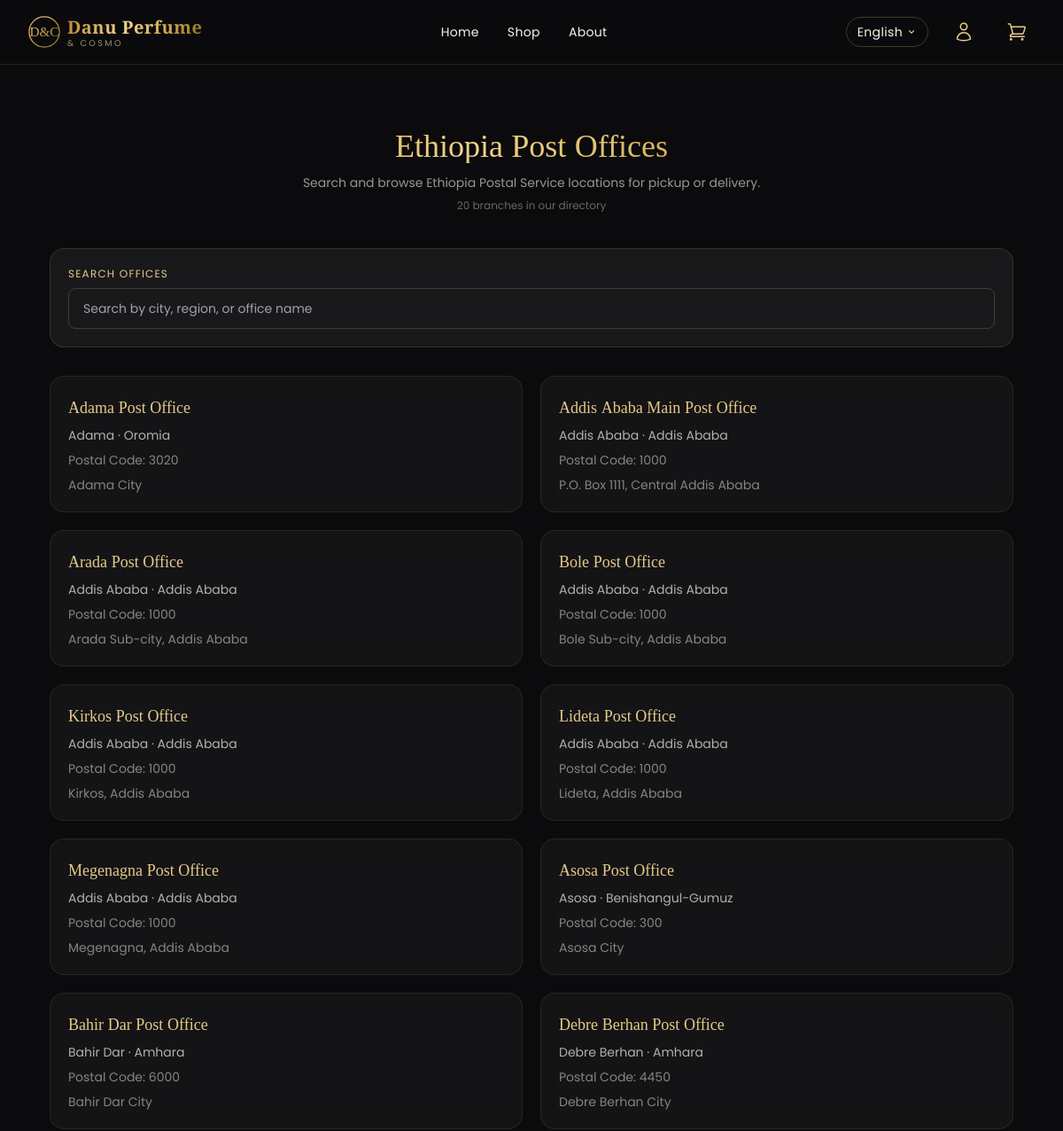
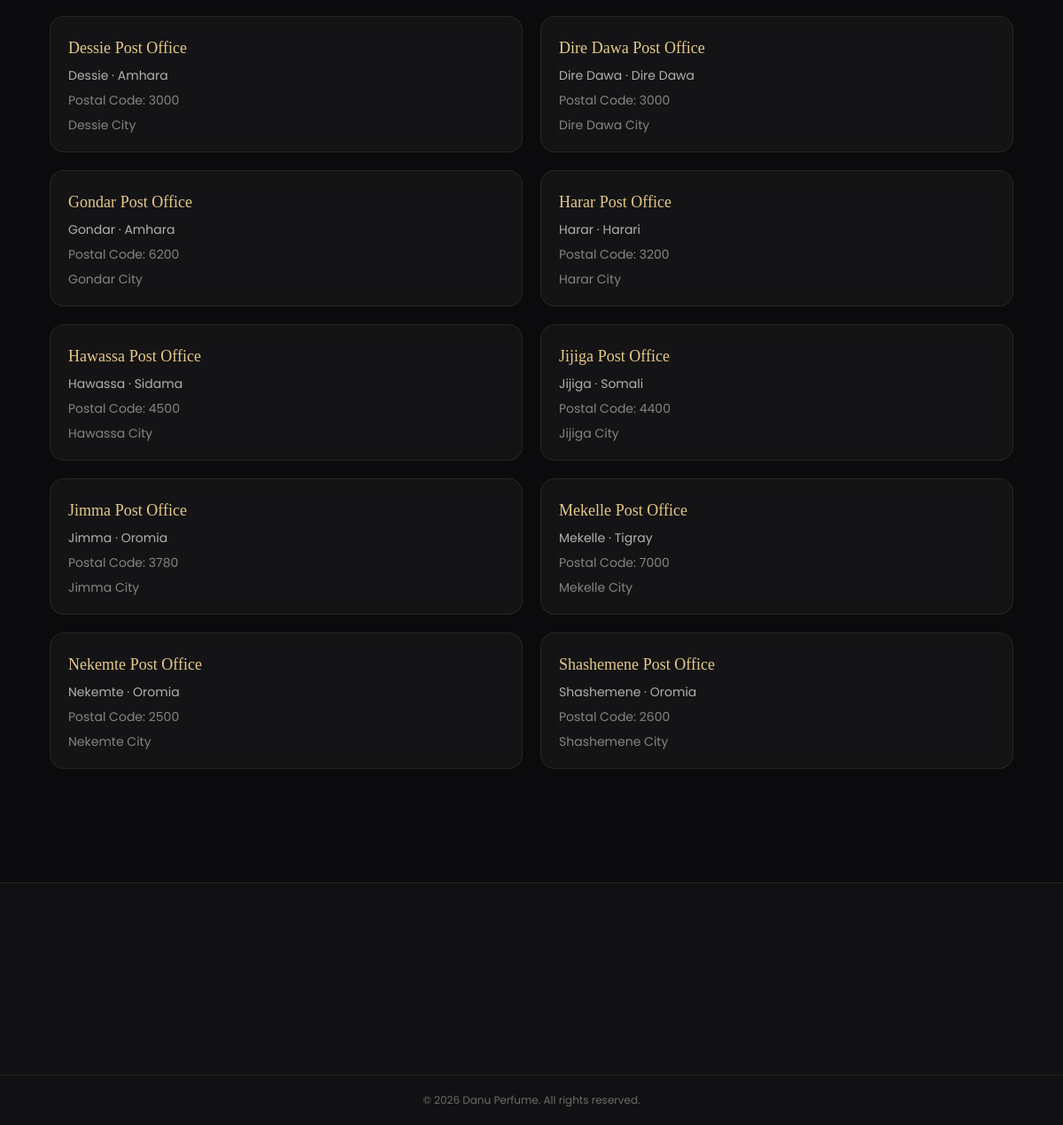
The app's page /post-offices with its own data (2 pictures, top to bottom).
### models.py (models this page shows, shortened)
class PostOffice(db.Model):
    __tablename__ = "post_offices"
    id = db.Column(db.Integer, primary_key=True)
    name = db.Column(db.String(150), nullable=False, index=True)
    city = db.Column(db.String(100), nullable=False, index=True)
    region = db.Column(db.String(100), nullable=True)
    postal_code = db.Column(db.String(20), nullable=True)
    address = db.Column(db.String(255), nullable=True)
    is_active = db.Column(db.Boolean, default=True, nullable=False)
    created_at = db.Column(db.DateTime, default=datetime.utcnow)

### tests/app.py (the view, shortened to what this page needs)
    @app.route("/post-offices")
    def post_offices():
        query = request.args.get("query", "").strip()
        offices_query = PostOffice.query.filter_by(is_active=True)
        offices = offices_query.order_by(PostOffice.city, PostOffice.name).limit(500).all()
        total_count = PostOffice.query.filter_by(is_active=True).count()
        return render_template("post_offices.html", offices=offices, query=query, total_count=total_count)

### translations.py (called while the page is built)
def get_text(key: str, lang: str = "en") -> str:
    lang_dict = TRANSLATIONS.get(lang, TRANSLATIONS["en"])
    if key in lang_dict:
        return lang_dict[key]
    return TRANSLATIONS["en"].get(key, key)

### templates/post_offices.html (shortened to what this page needs)
{% extends "base.html" %}
{% block content %}
<div class="max-w-6xl mx-auto px-5 sm:px-8 py-16">
  <div class="text-center mb-10 fade-up">
    <h1 class="font-serif text-3xl sm:text-4xl text-gold-gradient mb-3">Ethiopia Post Offices</h1>
    <p class="text-danu-cream/60 text-sm">Search and browse Ethiopia Postal Service locations for pickup or delivery.</p>
    {% if total_count %}<p class="text-xs text-danu-cream/40 mt-2">{{ total_count }} branches in our directory</p>{% endif %}
  </div>
  <form method="GET" class="glass rounded-2xl p-5 mb-8 fade-up">
    <label class="block text-xs uppercase tracking-widest text-danu-goldlight mb-2">Search offices</label>
    <input type="text" name="query" value="{{ query }}" placeholder="Search by city, region, or office name"
           class="w-full bg-transparent border border-danu-gold/25 rounded-lg px-4 py-3 text-sm focus:outline-none focus:border-danu-gold">
  </form>
  <div class="grid grid-cols-1 md:grid-cols-2 gap-5">
    {% for office in offices %}
    <div class="glass-card rounded-2xl p-5">
      <p class="font-serif text-lg text-danu-goldlight">{{ office.name }}</p>
      <p class="text-sm text-danu-cream/70 mt-2">{{ office.city }} · {{ office.region }}</p>
      <p class="text-sm text-danu-cream/50 mt-2">Postal Code: {{ office.postal_code }}</p>
      <p class="text-sm text-danu-cream/50 mt-2">{{ office.address }}</p>
    </div>
    {% else %}
    <div class="glass rounded-2xl p-6 text-center text-danu-cream/60 md:col-span-2">No post offices match your search.</div>
    {% endfor %}
  </div>
</div>
{% endblock %}

### templates/base.html (shortened to what this page needs)
<!DOCTYPE html>
<html lang="{{ current_lang }}" class="scroll-smooth">
<head>
<script src="https://cdn.tailwindcss.com"></script>
<link rel="stylesheet" href="https://cdnjs.cloudflare.com/ajax/libs/animate.css/4.1.1/animate.min.css">
<link rel="stylesheet" href="{{ url_for('static', filename='css/style.css') }}">
</head>
<body class="font-sans bg-danu-black text-danu-cream antialiased"
      x-data="{ cartOpen: false }" @open-cart.window="cartOpen = true">
<nav class="glass-nav fixed top-0 left-0 right-0 z-40">
  <div class="max-w-7xl mx-auto px-5 sm:px-8 py-4 flex items-center justify-between">
    <a href="{{ url_for('index') }}" class="flex items-center gap-2 group shrink-0">
      <svg viewBox="0 0 40 40" class="w-8 h-8 sm:w-9 sm:h-9" xmlns="http://www.w3.org/2000/svg">
        <text x="20" y="26" text-anchor="middle" font-family="Playfair Display, serif" font-size="17" fill="url(#logoGrad)">D&amp;C</text>
      </svg>
      <span class="leading-tight">
        <span class="block font-serif text-lg sm:text-xl tracking-wide text-gold-gradient font-semibold">Danu Perfume</span>
        <span class="hidden sm:block text-[0.6rem] tracking-[0.25em] text-danu-goldlight/70 uppercase -mt-0.5">&amp; Cosmo</span>
      </span>
    </a>
    <div class="hidden md:flex items-center gap-8 text-sm tracking-wide">
      <a href="{{ url_for('index') }}" class="hover:text-danu-goldlight transition-colors">{{ t('nav.home') }}</a>
      <a href="{{ url_for('index') }}#shop" class="hover:text-danu-goldlight transition-colors">{{ t('nav.shop') }}</a>
      <a href="{{ url_for('index') }}#about" class="hover:text-danu-goldlight transition-colors">{{ t('nav.about') }}</a>
    </div>
    <div class="flex items-center gap-3 sm:gap-5">
      <div class="relative" x-data="{ open: false }" @click.outside="open = false">
        <button @click="open = !open"
                class="flex items-center gap-1 text-xs sm:text-sm tracking-wide border border-danu-gold/30 rounded-full px-3 py-1.5 hover:border-danu-gold/70 transition-colors">
          <span>{{ lang_names[current_lang] }}</span>
        </button>
      </div>
      <a href="{{ url_for('customer_account') if current_user.is_authenticated and not current_user.is_admin|default(false) else url_for('customer_login') }}"
         class="p-2 rounded-full hover:bg-danu-gold/10 transition-colors" title="{% if current_user.is_authenticated and not current_user.is_admin|default(false) %}My Account{% else %}Log In{% endif %}">
      </a>
      <button @click="cartOpen = true" class="relative p-2 rounded-full hover:bg-danu-gold/10 transition-colors">
      </button>
    </div>
  </div>
</nav>
<main class="pt-20">
  {% block content %}{% endblock %}
</main>
<footer class="mt-16 border-t border-danu-gold/15 bg-danu-charcoal/60">
  <div class="max-w-7xl mx-auto px-6 py-10 grid grid-cols-1 md:grid-cols-3 gap-8">
  </div>
  <div class="border-t border-danu-gold/10 py-5 text-center text-xs text-danu-cream/40">
    &copy; {{ now.year }} Danu Perfume. {{ t('footer.rights') }}
  </div>
</footer>
</body>
</html>

### static/css/style.css (style rules this page uses)
:root { --danu-gold: #c9a24b; --danu-gold-light: #e6c988; --danu-black: #0b0b0d; --danu-charcoal: #17161a; --danu-cream: #f7f3ec; }
html { scroll-behavior: smooth; }
body { font-family: 'Poppins', 'Noto Sans Ethiopic', sans-serif; background-color: var(--danu-black); color: var(--danu-cream); overflow-x: hidden; }
.glass { background: rgba(255, 255, 255, 0.06); backdrop-filter: blur(16px) saturate(140%); -webkit-backdrop-filter: blur(16px) saturate(140%); border: 1px solid rgba(201, 162, 75, 0.18); }
.glass-nav { background: rgba(11, 11, 13, 0.55); backdrop-filter: blur(14px); -webkit-backdrop-filter: blur(14px); border-bottom: 1px solid rgba(201, 162, 75, 0.15); }
.glass-card { background: rgba(255, 255, 255, 0.04); backdrop-filter: blur(10px); -webkit-backdrop-filter: blur(10px); border: 1px solid rgba(201, 162, 75, 0.12); transition: transform 0.45s cubic-bezier(0.22, 1, 0.36, 1), border-color 0.45s ease, box-shadow 0.45s ease; }
.text-gold-gradient { background: linear-gradient(120deg, #b98a2f, #f0d38a 45%, #c9a24b 75%, #8a6b23); -webkit-background-clip: text; background-clip: text; color: transparent; }
.fade-up { opacity: 0; transform: translateY(40px); }

### records on screen
PostOffice: name "Adama Post Office", city "Adama", region "Oromia", postal_code "3020", address "Adama City"
PostOffice: name "Addis Ababa Main Post Office", city "Addis Ababa", region "Addis Ababa", postal_code "1000", address "P.O. Box 1111, Central Addis Ababa"
PostOffice: name "Arada Post Office", city "Addis Ababa", region "Addis Ababa", postal_code "1000", address "Arada Sub-city, Addis Ababa"
PostOffice: name "Bole Post Office", city "Addis Ababa", region "Addis Ababa", postal_code "1000", address "Bole Sub-city, Addis Ababa"
PostOffice: name "Kirkos Post Office", city "Addis Ababa", region "Addis Ababa", postal_code "1000", address "Kirkos, Addis Ababa"
PostOffice: name "Lideta Post Office", city "Addis Ababa", region "Addis Ababa", postal_code "1000", address "Lideta, Addis Ababa"
PostOffice: name "Megenagna Post Office", city "Addis Ababa", region "Addis Ababa", postal_code "1000", address "Megenagna, Addis Ababa"
PostOffice: name "Asosa Post Office", city "Asosa", region "Benishangul-Gumuz", postal_code "300", address "Asosa City"
PostOffice: name "Bahir Dar Post Office", city "Bahir Dar", region "Amhara", postal_code "6000", address "Bahir Dar City"
PostOffice: name "Debre Berhan Post Office", city "Debre Berhan", region "Amhara", postal_code "4450", address "Debre Berhan City"
PostOffice: name "Dessie Post Office", city "Dessie", region "Amhara", postal_code "3000", address "Dessie City"
PostOffice: name "Dire Dawa Post Office", city "Dire Dawa", region "Dire Dawa", postal_code "3000", address "Dire Dawa City"
PostOffice: name "Gondar Post Office", city "Gondar", region "Amhara", postal_code "6200", address "Gondar City"
PostOffice: name "Harar Post Office", city "Harar", region "Harari", postal_code "3200", address "Harar City"
PostOffice: name "Hawassa Post Office", city "Hawassa", region "Sidama", postal_code "4500", address "Hawassa City"
PostOffice: name "Jijiga Post Office", city "Jijiga", region "Somali", postal_code "4400", address "Jijiga City"
PostOffice: name "Jimma Post Office", city "Jimma", region "Oromia", postal_code "3780", address "Jimma City"
PostOffice: name "Mekelle Post Office", city "Mekelle", region "Tigray", postal_code "7000", address "Mekelle City"
PostOffice: name "Nekemte Post Office", city "Nekemte", region "Oromia", postal_code "2500", address "Nekemte City"
PostOffice: name "Shashemene Post Office", city "Shashemene", region "Oromia", postal_code "2600", address "Shashemene City"

### other values on screen
{{ t('nav.home') }} "Home"
{{ t('nav.shop') }} "Shop"
{{ t('nav.about') }} "About"
{{ lang_names[current_lang] }} "English"
{{ total_count }} "20"
{{ t('footer.rights') }} "All rights reserved."
